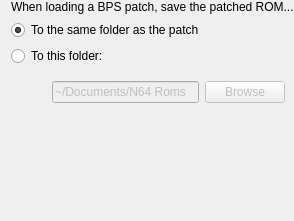
       <widget class="QWidget" name="bpsOptions">
        <layout class="QVBoxLayout" name="verticalLayout_3">
         <property name="topMargin">
          <number>0</number>
         </property>
         <property name="rightMargin">
          <number>0</number>
         </property>
         <property name="bottomMargin">
          <number>0</number>
         </property>
         <item>
          <widget class="QLabel" name="label_9">
           <property name="text">
            <string>When loading a BPS patch, save the patched ROM...</string>
           </property>
          </widget>
         </item>
         <item>
          <widget class="QRadioButton" name="bpsRelativeRadio">
           <property name="text">
            <string>To the same folder as the patch</string>
           </property>
           <property name="checked">
            <bool>true</bool>
           </property>
           <attribute name="buttonGroup">
            <string notr="true">bpsButtonGroup</string>
           </attribute>
          </widget>
         </item>
         <item>
          <widget class="QRadioButton" name="bpsFixedRadio">
           <property name="text">
            <string>To this folder:</string>
           </property>
           <attribute name="buttonGroup">
            <string notr="true">bpsButtonGroup</string>
           </attribute>
          </widget>
         </item>
         <item>
          <widget class="QFrame" name="bpsSavePathPanel">
           <property name="enabled">
            <bool>false</bool>
           </property>
           <layout class="QHBoxLayout" name="horizontalLayout_4" stretch="0,1,0">
            <item>
             <spacer name="horizontalSpacer">
              <property name="orientation">
               <enum>Qt::Horizontal</enum>
              </property>
              <property name="sizeType">
               <enum>QSizePolicy::Fixed</enum>
              </property>
              <property name="sizeHint" stdset="0">
               <size>
                <width>32</width>
                <height>8</height>
               </size>
              </property>
             </spacer>
            </item>
            <item>
             <widget class="QLineEdit" name="bpsPath">
              <property name="text">
               <string notr="true">~/Documents/N64 Roms</string>
              </property>
              <property name="readOnly">
               <bool>true</bool>
              </property>
             </widget>
            </item>
            <item>
             <widget class="QPushButton" name="bpsBrowseButton">
              <property name="text">
               <string>Browse</string>
              </property>
              <property name="icon">
               <iconset theme="document-open">
                <normaloff>../../../../../.designer/backup</normaloff>../../../../../.designer/backup</iconset>
              </property>
             </widget>
            </item>
           </layout>
          </widget>
         </item>
         <item>
          <spacer name="verticalSpacer_4">
           <property name="orientation">
            <enum>Qt::Vertical</enum>
           </property>
           <property name="sizeHint" stdset="0">
            <size>
             <width>20</width>
             <height>109</height>
            </size>
           </property>
          </spacer>
         </item>
        </layout>
       </widget>
